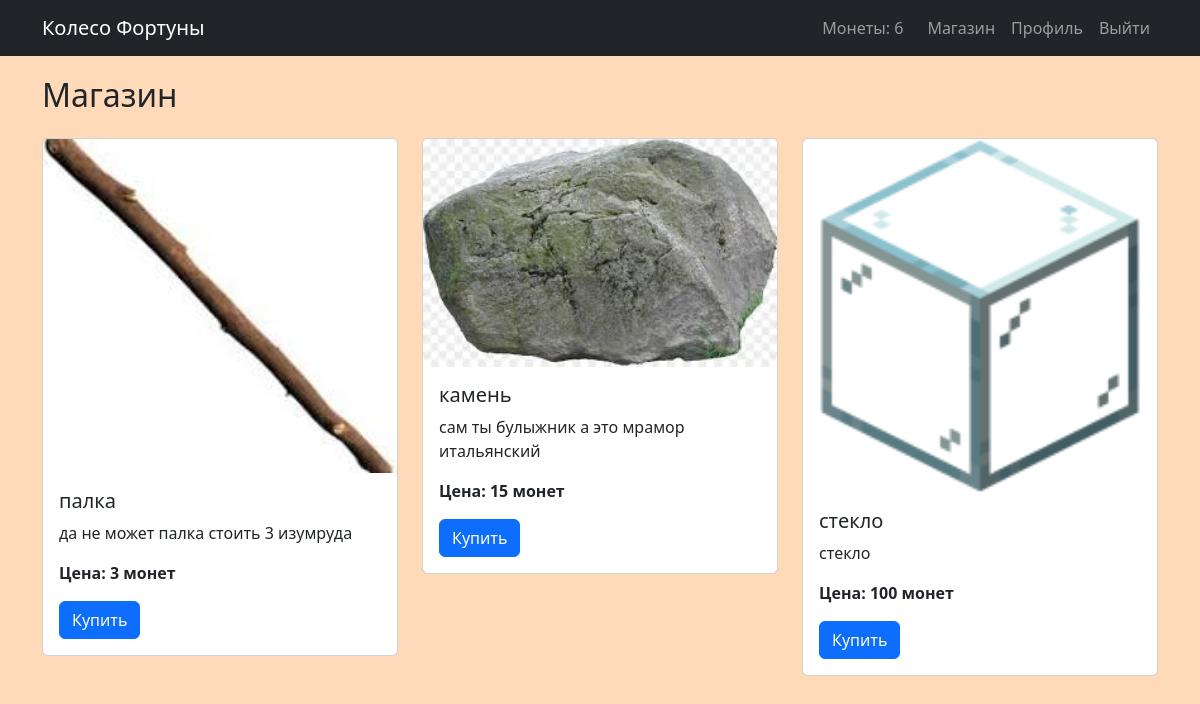
The app's page /shop/ (signed in) with its own data.
### wheel/models.py (models this page shows, shortened)
class Profile(models.Model):
    user = models.OneToOneField(User, on_delete=models.CASCADE)
    coins = models.IntegerField(default=0)
    games_played = models.IntegerField(default=0)
    wins = models.IntegerField(default=0)

class ShopItem(models.Model):
    name = models.CharField(max_length=100)
    description = models.TextField()
    price = models.IntegerField()
    image = models.ImageField(upload_to='shop_items/')

### wheel/views.py (the view)
# urls.py: path('shop/', views.shop_view, name='shop'),
@login_required
def shop_view(request):
    items = ShopItem.objects.all()
    return render(request, 'wheel/shop.html', {'items': items})

### wheel/templates/wheel/shop.html (shortened to what this page needs)
{% extends 'wheel/base.html' %}
{% block content %}
<h2 class="mb-4">Магазин</h2>
<div class="row">
    {% for item in items %}
<div class="col-md-4 mb-4">
    <div class="card">
        <img src="{{ item.image.url }}" class="card-img-top" alt="{{ item.name }}">
        <div class="card-body">
            <h5 class="card-title">{{ item.name }}</h5>
            <p class="card-text">{{ item.description }}</p>
            <p class="card-text"><strong>Цена: {{ item.price }} монет</strong></p>
            <button class="btn btn-primary buy-btn" data-item-id="{{ item.id }}">
                Купить
            </button>
        </div>
    </div>
</div>
{% endfor %}
</div>
{% endblock %}

### wheel/templates/wheel/base.html (shortened to what this page needs)
<!DOCTYPE html>
<html lang="en">
<head>
    <link href="https://cdn.jsdelivr.net/npm/bootstrap@5.3.0/dist/css/bootstrap.min.css" rel="stylesheet">
</head>
<body style="background-color: #FFDAB9;">
    <nav class="navbar navbar-expand-lg navbar-dark bg-dark">
        <div class="container">
            <a class="navbar-brand" href="{% url 'home' %}">Колесо Фортуны</a>
            <div class="navbar-nav ms-auto">
                {% if user.is_authenticated %}
                    <span class="navbar-text me-3">
                        Монеты: {{ user.profile.coins }}
                    </span>
                    <a class="nav-link" href="{% url 'shop' %}">Магазин</a>
                    <a class="nav-link" href="{% url 'profile' %}">Профиль</a>
                    <a class="nav-link" href="{% url 'logout' %}">Выйти</a>
                {% else %}
                    <a class="nav-link" href="{% url 'login' %}">Войти</a>
                    <a class="nav-link" href="{% url 'register' %}">Регистрация</a>
                {% endif %}
            </div>
        </div>
    </nav>
    <div class="container">
        {% block content %}
        {% endblock %}
    </div>
</body>
</html>

### wheel/templates/wheel/base.html (style rules this page uses)
.navbar { margin-bottom: 20px; }

### records on screen
ShopItem: image (picture), name "палка", description "да не может палка стоить 3 изумруда", price "3"
ShopItem: image (picture), name "камень", description "сам ты булыжник а это мрамор итальянский", price "15"
ShopItem: image (picture), name "стекло", description "стекло", price "100"

### other values on screen
{{ user.profile.coins }} "6"
